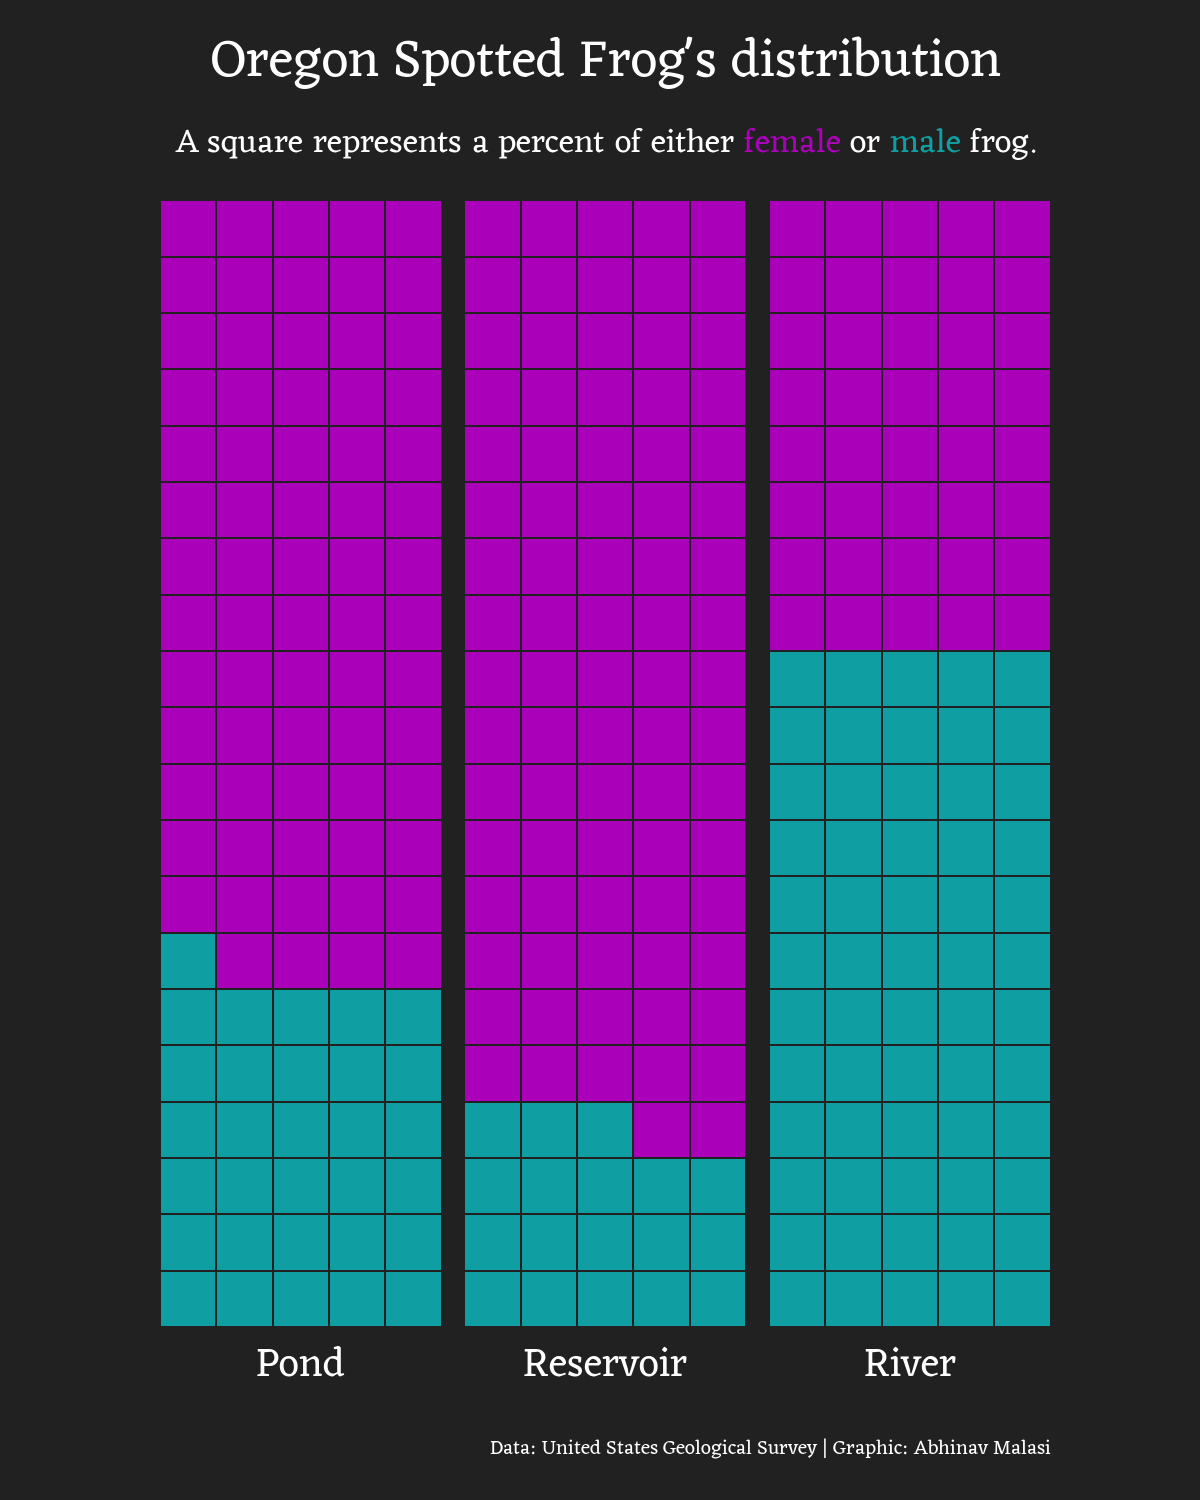

R code for this plot:
setwd("~/R/TidyTuesday/2022/2022-08-02_Oregon_frogs")

library(tidyverse)
library(waffle)
library(extrafont)
library(showtext)
library(ggtext)

showtext_auto()
text="Eczar"
#sysfonts::font_families_google()
sysfonts::font_add_google(text,text)

frogs <- readr::read_csv('https://raw.githubusercontent.com/rfordatascience/tidytuesday/master/data/2022/2022-08-02/frogs.csv')

bg = "#212121"

frogs %>% 
  group_by(HabType, Female) %>% 
  summarise(count = n()) %>% 
  mutate(percent = count*100/sum(count)) %>%
  ggplot(aes(fill=Female,values=round(percent))) + 
  geom_waffle(color = bg,  
              flip = TRUE,
              size = .25,
              n_rows=5) +
  scale_fill_manual(
    name = NULL,
    values = c("#0F9EA1", "#AA00BA"),
    labels = c("Male", "Female")
  )+ 
  scale_x_discrete(expand = c(0,0)) +
  scale_y_continuous(expand = c(0,0)) +
  coord_equal() +
  labs(title = "Oregon Spotted Frog's distribution",
       subtitle = "A square represents a percent of either <span style = 'color:#AA00BA;'>female</span> or <span style = 'color:#0F9EA1;'>male</span> frog.",
       caption = "Data: United States Geological Survey | Graphic: Abhinav Malasi") +
  facet_wrap(~HabType, nrow = 1, strip.position = "bottom")+
  hrbrthemes::theme_ipsum_rc(grid="") +
  theme_enhance_waffle() +
  theme_minimal() +
  theme(legend.position = "none",
        panel.grid = element_blank(),
        panel.background = element_rect(fill = bg, color=bg),
        plot.background = element_rect(fill = bg, color=bg),
        plot.title = element_text(size=40,hjust = .5, margin = margin(t=10,b=10)),
        plot.subtitle = element_markdown(size=25,hjust = .5, lineheight = .35,margin = margin(t=0,b=10)),
        plot.caption = element_text(size=15,margin = margin(t=10,b=10)),
        axis.text = element_blank(),
        plot.margin = margin(l=-5,r=-5),
        strip.text = element_text(color="white",size=30),
        text = element_text(color="white", family = text))


ggsave("frogs.png", last_plot(), width = 4, height = 5, units = "in")  

